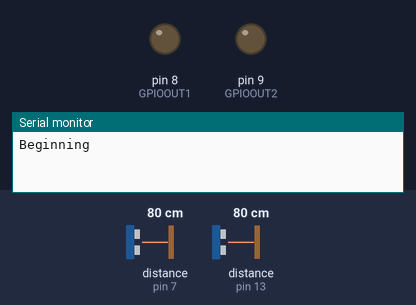
This sketch was run on a simulated Arduino Uno, built with avr-gcc and run on an emulated ATmega328P. On the bench: output pins drawn as LEDs (lit = HIGH), the last lines printed to the serial monitor. Wiring (inferred from the names in the program): 2 × ultrasonic range finder: trigger pin 5, echo pin 7 / trigger pin 12, echo pin 13. Dashed ring = blinking. The test bench sets the inputs (shaded band); at power-on: distance to the obstacle (sensors on pin 7, pin 13) 80 cm. The echo pulse lasts 58.3 µs per cm; pins used as bus, display or sensor lines are not drawn.

Above: at 1.2 s.
1.3 s: distance to the obstacle (sensor on pin 7) set to 44 cm
3.8 s: distance to the obstacle (sensor on pin 7) set to 36 cm
At 5.12 s:
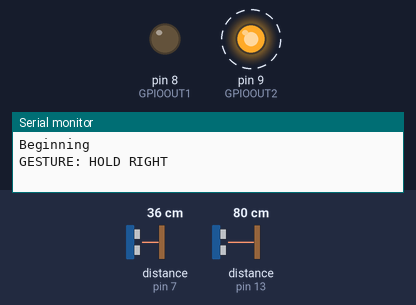
6.8 s: distance to the obstacle (sensor on pin 7) set to 2 cm
9.3 s: distance to the obstacle (sensor on pin 13) set to 43 cm
11.8 s: distance to the obstacle (sensor on pin 13) set to 36 cm
At 13.11 s:
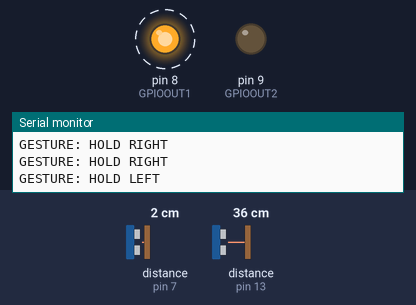
14.8 s: distance to the obstacle (sensor on pin 13) set to 2 cm
At 15.82 s:
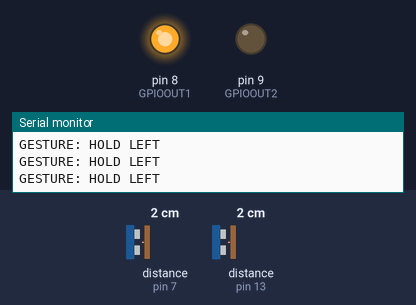
Timing chart, 0 to 17.8 s (numbered marks = the images above; inputs shaded):
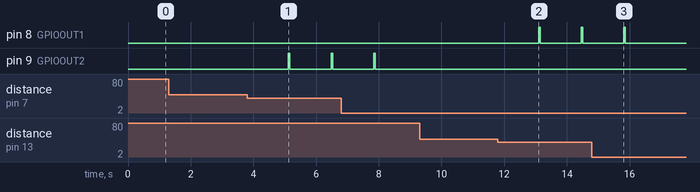

The sketch:

gesturetogpio.ino
```cpp
/*
Two gestures are recognized by this script:
  - Swipe from right to left (GPIOOUT1 set to high)
  - Swipe from left to right (GPIOOUT2 set to high)
*/

int TRIGPIN1 = 5;
int ECHOPIN1 = 7;
int TRIGPIN2 = 12;
int ECHOPIN2 = 13;

int GPIOOUT1 = 8;
int GPIOOUT2 = 9;

const long INTERVAL = 1300;
const int RANGEMAX = 40;

bool record = false;
unsigned long previousMillis = 0;
unsigned long recstart = 0;
unsigned long sensor1 = 0;
unsigned long sensor2 = 0;
long duration, duration2, cm, cm2;

bool on = false;


void setup()
{
  Serial.begin(9600);
  Serial.println("Beginning");

  pinMode(GPIOOUT1, OUTPUT);
  pinMode(GPIOOUT2, OUTPUT);

  pinMode(TRIGPIN1, OUTPUT);
  pinMode(ECHOPIN1, INPUT);
  pinMode(TRIGPIN2, OUTPUT);
  pinMode(ECHOPIN2, INPUT);
}

void loop()
{
    digitalWrite(TRIGPIN1, LOW);
    delayMicroseconds(5);
    digitalWrite(TRIGPIN1, HIGH);
    delayMicroseconds(10);
    digitalWrite(TRIGPIN1, LOW);

    duration = pulseIn(ECHOPIN1, HIGH);

    digitalWrite(TRIGPIN2, LOW);
    delayMicroseconds(5);
    digitalWrite(TRIGPIN2, HIGH);
    delayMicroseconds(10);
    digitalWrite(TRIGPIN2, LOW);

    duration2 = pulseIn(ECHOPIN2, HIGH);

    // convert the time into a distance
    cm = (duration/2) / 29.1;
    cm2 = (duration2/2) / 29.1;
    //Serial.println(cm);
    //Serial.println(cm2);

    if((cm > 5 && cm < RANGEMAX) || (cm2 > 5 && cm2 < RANGEMAX))
    {
      if(!record)
      {
        recstart = millis();
        record = true;
      }

    }

    unsigned long currentMillis = millis();
    if(cm > 5 && cm < RANGEMAX)
    {
      sensor1 = (millis() - recstart);
    }

    if(cm2 > 5 && cm2 < RANGEMAX)
    {
      sensor2 = (millis() - recstart);
    }

    if(millis() > (recstart + INTERVAL) && record)
    {
      record = false;
//      if((sensor2 < sensor1) && sensor1 != 0 && sensor2 !=0)
//      {
//        Serial.println("GESTURE: RIGHT TO LEFT");
//        digitalWrite(GPIOOUT1, HIGH);
//        delay(50);
//        digitalWrite(GPIOOUT1, LOW);
//      }
//      if((sensor2 > sensor1) && sensor1 != 0 && sensor2 !=0)
//      {
//        Serial.println("GESTURE: LEFT TO RIGHT");
//        digitalWrite(GPIOOUT2, HIGH);
//        delay(50);
//        digitalWrite(GPIOOUT2, LOW);
//      }

      if(sensor1 == 0 && sensor2 != 0)
      {
        Serial.println("GESTURE: HOLD LEFT");
        digitalWrite(GPIOOUT1, HIGH);
        delay(50);
        digitalWrite(GPIOOUT1, LOW);
      }
      if(sensor2 == 0 && sensor1 != 0)
      {
        Serial.println("GESTURE: HOLD RIGHT");
        digitalWrite(GPIOOUT2, HIGH);
        delay(50);
        digitalWrite(GPIOOUT2, LOW);
      }

      /*// Debug thinx
      Serial.print("Recstart:");
      //Serial.println(recstart);
      Serial.print("Sensor1: ");
      Serial.println(sensor1);
      Serial.print("Sensor2: ");
      Serial.pr intln(sensor2);
      */
      sensor1 = 0;
      sensor2 = 0;
      recstart = 0;
  }

}
```

Measured:
- the behaviour switches between 40 and 39 cm on distance to the obstacle (sensor on pin 7) (found by bisection; images 0 and 1)
- the behaviour switches between 41 and 40 cm on distance to the obstacle (sensor on pin 13) (found by bisection; images 1 and 2)
- after the input at 1.3 s, every drawn part: stays the same
- after the input at 3.8 s, pin 9 (GPIOOUT2): alternates HIGH for 0.05 s and LOW for 1.3 s, starting after 1.3 s
- after the input at 9.3 s, every drawn part: stays the same
- after the input at 11.8 s, pin 8 (GPIOOUT1): alternates HIGH for 0.05 s and LOW for 1.3 s, starting after 1.3 s
- after the input at 14.8 s, pin 8 (GPIOOUT1): goes on until 15.9 s, then stays LOW
